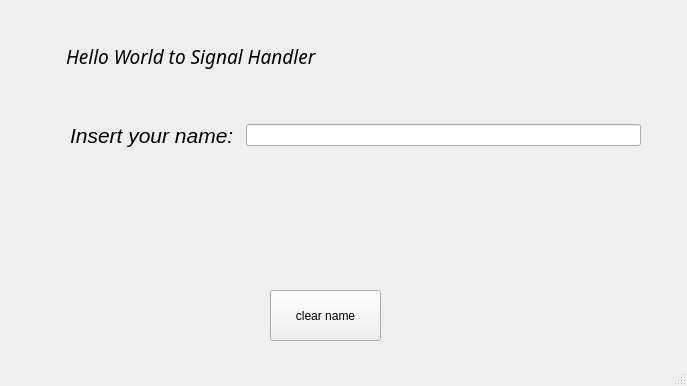
<?xml version="1.0" encoding="UTF-8"?>
<ui version="4.0">
 <class>MainWindow</class>
 <widget class="QMainWindow" name="MainWindow">
  <property name="geometry">
   <rect>
    <x>0</x>
    <y>0</y>
    <width>687</width>
    <height>386</height>
   </rect>
  </property>
  <property name="windowTitle">
   <string>MainWindow</string>
  </property>
  <widget class="QWidget" name="centralwidget">
   <widget class="QLabel" name="label">
    <property name="geometry">
     <rect>
      <x>66</x>
      <y>26</y>
      <width>341</width>
      <height>61</height>
     </rect>
    </property>
    <property name="font">
     <font>
      <family>Tlwg Typo</family>
      <pointsize>14</pointsize>
      <italic>true</italic>
     </font>
    </property>
    <property name="text">
     <string>Hello World to Signal Handler</string>
    </property>
   </widget>
   <widget class="QLabel" name="label_2">
    <property name="geometry">
     <rect>
      <x>130</x>
      <y>370</y>
      <width>191</width>
      <height>71</height>
     </rect>
    </property>
    <property name="font">
     <font>
      <pointsize>20</pointsize>
      <italic>true</italic>
     </font>
    </property>
    <property name="text">
     <string/>
    </property>
   </widget>
   <widget class="QWidget" name="horizontalLayoutWidget">
    <property name="geometry">
     <rect>
      <x>70</x>
      <y>100</y>
      <width>571</width>
      <height>71</height>
     </rect>
    </property>
    <layout class="QHBoxLayout" name="horizontalLayout">
     <item>
      <widget class="QLabel" name="label_3">
       <property name="font">
        <font>
         <pointsize>16</pointsize>
         <italic>true</italic>
        </font>
       </property>
       <property name="text">
        <string>Insert your name: </string>
       </property>
      </widget>
     </item>
     <item>
      <widget class="QLineEdit" name="lineEdit"/>
     </item>
    </layout>
   </widget>
   <widget class="QLabel" name="label_4">
    <property name="geometry">
     <rect>
      <x>190</x>
      <y>190</y>
      <width>291</width>
      <height>71</height>
     </rect>
    </property>
    <property name="font">
     <font>
      <family>Garuda</family>
      <pointsize>26</pointsize>
      <weight>75</weight>
      <italic>true</italic>
      <bold>true</bold>
      <underline>true</underline>
     </font>
    </property>
    <property name="text">
     <string/>
    </property>
   </widget>
   <widget class="QPushButton" name="pushButton">
    <property name="geometry">
     <rect>
      <x>270</x>
      <y>290</y>
      <width>111</width>
      <height>51</height>
     </rect>
    </property>
    <property name="text">
     <string>clear name</string>
    </property>
   </widget>
  </widget>
  <widget class="QMenuBar" name="menubar">
   <property name="geometry">
    <rect>
     <x>0</x>
     <y>0</y>
     <width>687</width>
     <height>29</height>
    </rect>
   </property>
  </widget>
  <widget class="QStatusBar" name="statusbar"/>
 </widget>
 <resources/>
 <connections>
  <connection>
   <sender>lineEdit</sender>
   <signal>textChanged(QString)</signal>
   <receiver>label_4</receiver>
   <slot>setText(QString)</slot>
   <hints>
    <hint type="sourcelabel">
     <x>332</x>
     <y>164</y>
    </hint>
    <hint type="destinationlabel">
     <x>332</x>
     <y>251</y>
    </hint>
   </hints>
  </connection>
  <connection>
   <sender>pushButton</sender>
   <signal>clicked()</signal>
   <receiver>label_4</receiver>
   <slot>clear()</slot>
   <hints>
    <hint type="sourcelabel">
     <x>325</x>
     <y>344</y>
    </hint>
    <hint type="destinationlabel">
     <x>335</x>
     <y>254</y>
    </hint>
   </hints>
  </connection>
  <connection>
   <sender>pushButton</sender>
   <signal>clicked()</signal>
   <receiver>lineEdit</receiver>
   <slot>clear()</slot>
   <hints>
    <hint type="sourcelabel">
     <x>325</x>
     <y>344</y>
    </hint>
    <hint type="destinationlabel">
     <x>440</x>
     <y>164</y>
    </hint>
   </hints>
  </connection>
 </connections>
</ui>
